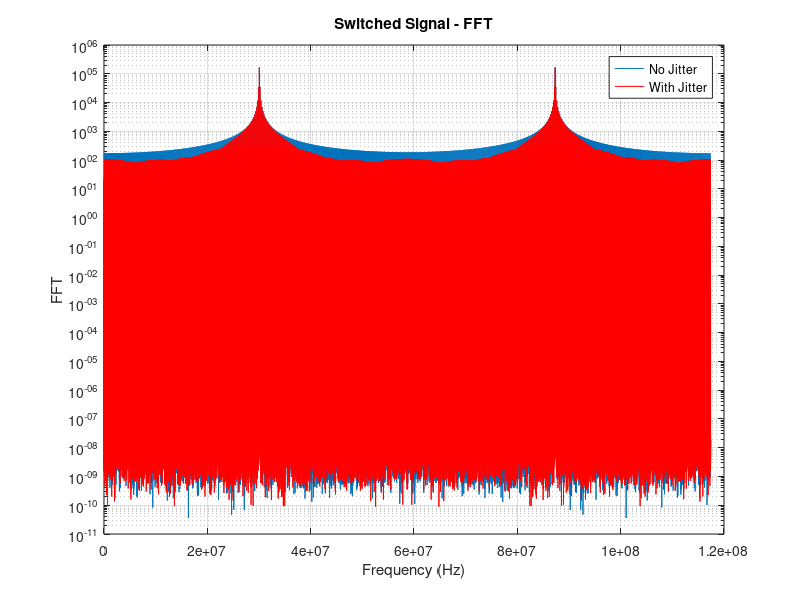
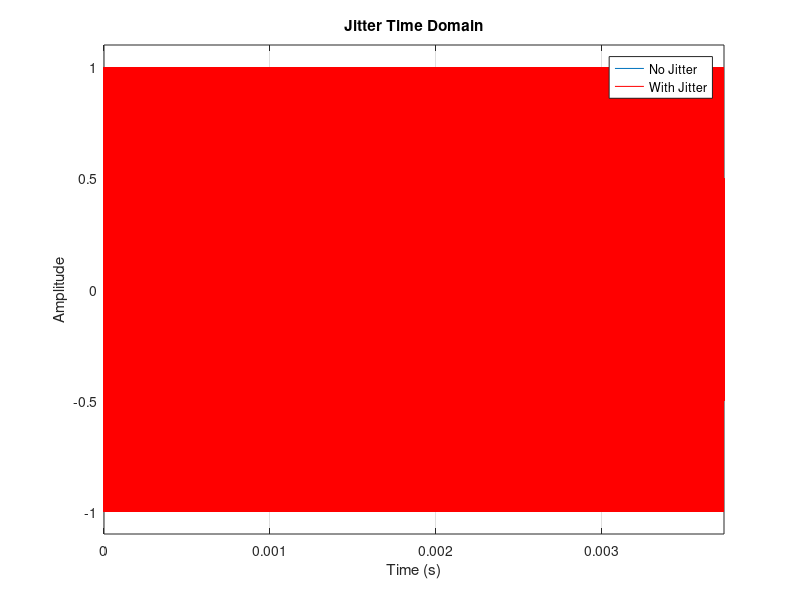

Source code (MATLAB) for these figures, in order: (Note: this script raises an error after producing the figures.)
clear all
close all
clc

% ---
% System parameters

f_rf    = 499.65794480373e6;    % sirius data frequency
f_adc   = 203/864*f_rf;         % sampling frequency
f_if    = 52/864*f_rf;          % data frequency after sampling

f_rev   = f_rf/864;
f_fofb  = f_rev/6;              % switching frequency;
np      = round(f_adc/f_fofb)*100*3.6;  % number of points in data vector

% ---
% Creating switching signal

t       = (0:np-1)*(1/f_adc);
pm      = sin(2*pi*f_fofb/36*t)*pi/180; % divided by 36 just to have different "f" than "f_fofb"
sw      = square(2*pi*f_fofb*t)*0.25 + 0.75;
sw_j    = square(2*pi*f_fofb*t + pm)*0.25 + 0.75;

% ---
% Carrier signal

sig     = sin(2*pi*f_rf*t);

% ---
% Mixing signals

sig_sw     = sig .* sw;
sig_sw_j   = sig .* sw_j;

% ---
% Plotting 

f = linspace(0,f_adc,np);

figure
plot(t,sw,t,sw_j,'r');
title('Switched Signal - Time Domain')
ylabel('Amplitude')
xlabel('Time (s)')
legend('No Jitter','With Jitter');
axis([0 np/f_adc 0 1.1]);
grid on

semilogy(f,abs(fft(sig_sw)),f,abs(fft(sig_sw_j)),'r');
title('Switched Signal - FFT')
ylabel('FFT')
xlabel('Frequency (Hz)')
legend('No Jitter','With Jitter');
grid on

figure
plot(t,sig_sw,t,sig_sw_j,'r');
title('Jitter Time Domain')
ylabel('Amplitude')
xlabel('Time (s)')
legend('No Jitter','With Jitter');
axis([0 np/f_adc -1.1 1.1]);
grid on

% ---
% Creating Sausaging Window

s           = round(f_adc/(f_fofb*2));    % Number of points on each level of carrier (switching)
s_wind      = zeros(1,s);               % create windows array
zeros_dist  = 5;                        % distance from borders to the transition
size_cos    = 5;                        % size of the cosine, representing the transition
s_half = ceil(s/2);

s_wind(zeros_dist+1:zeros_dist+size_cos)                                = 0.5*cos(linspace(-pi,0,size_cos))+0.5;    % create windows using cos template
s_wind(zeros_dist+size_cos+1:(end-(zeros_dist+size_cos)))               = ones(1,s-2*(size_cos+zeros_dist));        % create pass band
s_wind((end-1)-(zeros_dist+size_cos)+1:(end-1)-zeros_dist)              = 0.5*cos(linspace(0,pi,size_cos))+0.5;     % create windows using cos template

for i = 1:(size(sig_sw_j,2)/s)
    sig_sw_w(s*(i-1)+1:s*(i))   = sig_sw(s*(i-1)+1:s*(i)).*s_wind;        % applying sausaging
    sig_sw_j_w(s*(i-1)+1:s*(i)) = sig_sw_j(s*(i-1)+1:s*(i)).*s_wind;      % applying sausaging
end

%plot(t,mix_j,t,mix_j_w)

% ---
% Cic Filter

s_cos = cos(2*pi*f_fofb*t);
s_sin = sin(2*pi*f_fofb*t);

cic = dfilt.dffir(((1/(s)*ones(1,s)))); % creating fir equivalent to cic

% No jitter - Unsausaged
sig_sw_c     = s_cos.*sig_sw;
sig_sw_s     = -1*s_sin.*sig_sw;
cic_c     = filter(cic,sig_sw_c); % compensated cic
cic_s     = filter(cic,sig_sw_s); % compensated cic
cic_c_d = cic_c(s:s:end);
cic_s_d = cic_s(s:s:end);

% for i = 1:np/s
%     if (mod(i,2) ~= 0 ) % odd number
%         cic_s_d(i)   = cic_s(s*(i-1)+(s_half-1));
%         cic_c_d(i)   = cic_c(s*(i-1)+(s_half-1));
%     else % even number
%         cic_s_d(i)   = cic_s(s*(i-1)+s);
%         cic_c_d(i)   = cic_c(s*(i-1)+s);
%     end
% end

% Jitter - Unsausaged
mix_j_c   = s_cos.*sig_sw_j;
mix_j_s   = -1*s_sin.*sig_sw_j;
cic_j_c   = filter(cic,mix_j_c); % compensated cic
cic_j_s   = filter(cic,mix_j_s); % compensated cic
cic_j_c_d = cic_j_c(s:s:end);
cic_j_s_d = cic_j_s(s:s:end);

% No jitter - Sausaged
mix_w_c     = s_cos.*sig_sw_w;
mix_w_s     = -1*s_sin.*sig_sw_w;
cic_w_c     = filter(cic,mix_w_c); % compensated cic
cic_w_s     = filter(cic,mix_w_s); % compensated cic
cic_w_c_d = cic_w_c(s:s:end);
cic_w_s_d = cic_w_s(s:s:end);

% Jitter - Sausaged
mix_j_w_c   = s_cos.*sig_sw_j_w;
mix_j_w_s   = -1*s_sin.*sig_sw_j_w;
cic_j_w_c   = filter(cic,mix_j_w_c); % compensated cic
cic_j_w_s   = filter(cic,mix_j_w_s); % compensated cic
cic_j_w_c_d = cic_j_w_c(s:s:end);
cic_j_w_s_d = cic_j_w_s(s:s:end);

% ---
% Cordic

% Unsausaged
[cic_j_ph cic_j_amp] = cart2pol(double(cic_j_c_d), double(cic_j_s_d));
[cic_ph cic_amp] = cart2pol(double(cic_c_d), double(cic_s_d));

% Sausaged
[cic_j_w_ph cic_j_w_amp] = cart2pol(double(cic_j_w_c_d), double(cic_j_w_s_d));
[cic_w_ph cic_w_amp] = cart2pol(double(cic_w_c_d), double(cic_w_s_d));

% ---
% Jitter Analysis 

% Unsausaged
[cic_fft, cic_xf] = fourierseries(cic_amp,f_adc/s);
[cic_j_fft, cic_j_xf] = fourierseries(cic_j_amp,f_adc/s);

figure
semilogy(cic_xf, cic_fft, cic_j_xf, cic_j_fft);
title('Unsausaged Signals - FFT')
ylabel('FFT')
xlabel('Frequency (Hz)')
legend('No Jitter', 'with Jitter')
grid on

figure
plot(linspace(0,1/f_fofb*(size(cic_amp,2)),size(cic_amp,2)), cic_amp, linspace(0,1/f_fofb*(size(cic_j_amp,2)),size(cic_j_amp,2)), cic_j_amp);
title('Unsausaged Signals - Amplitude Time Domain')
ylabel('Amplitude')
xlabel('Time (s)')
legend('No jitter', 'with Jitter')
grid on

% Sausaged
[cic_w_fft, cic_w_xf] = fourierseries(cic_w_amp,f_adc/s);
[cic_j_w_fft, cic_j_w_xf] = fourierseries(cic_j_w_amp,f_adc/s);

figure
semilogy(cic_w_xf, cic_w_fft, cic_j_w_xf, cic_j_w_fft);
title('Sausaged Signals - FFT')
ylabel('FFT')
xlabel('Frequency (Hz)')
legend('No Jitter', 'with Jitter')
grid on

figure
plot(linspace(0,1/f_fofb*(size(cic_w_amp,2)),size(cic_w_amp,2)), cic_w_amp, linspace(0,1/f_fofb*(size(cic_j_w_amp,2)),size(cic_j_w_amp,2)), cic_j_w_amp);
title('Sausaged Signals - Amplitude Time Domain')
ylabel('Amplitude')
xlabel('Time (s)')
legend('No Jitter', 'with Jitter')
grid on